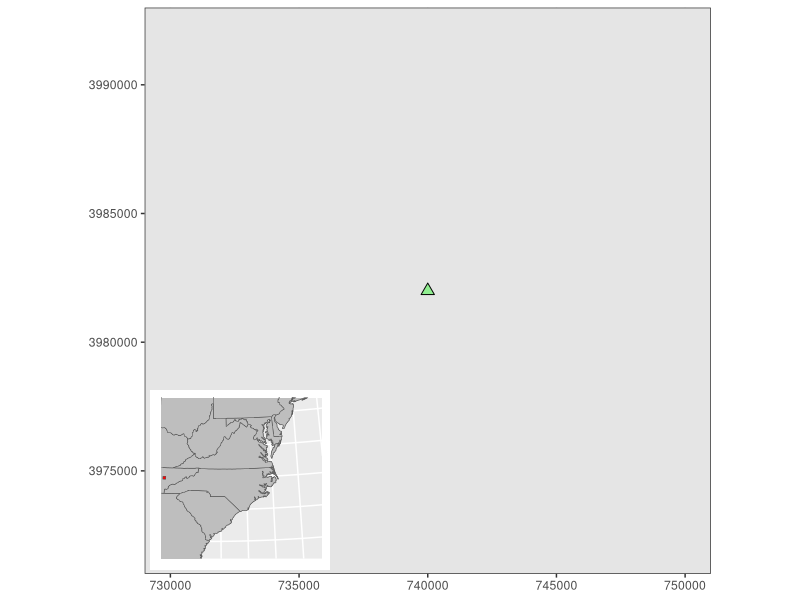
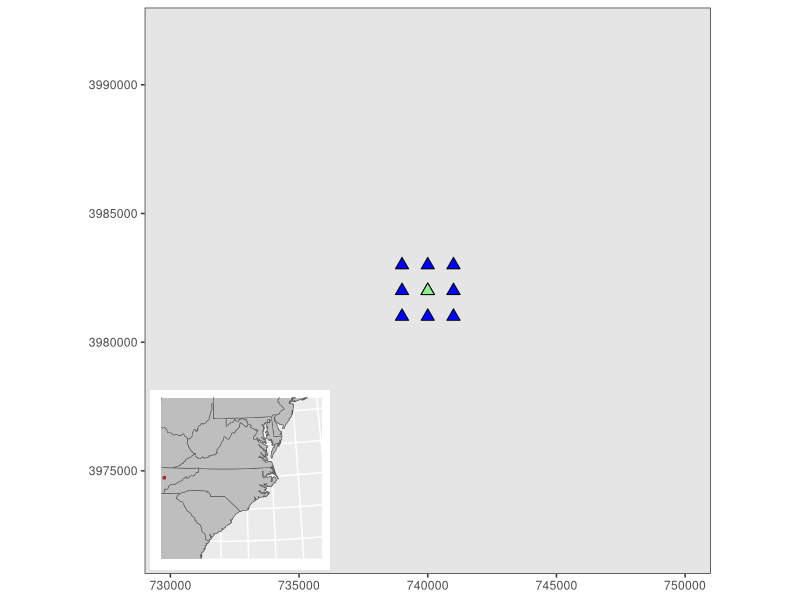

The R source for these figures, in order:
# Title: Get NEON Lidar DEM
# Date: 09/24/2025
# Author: KMD adapted from TRG
# For entering a geographic location and getting the names of the four closest
# NEON tiles, then downloading to this rproject folder

#load packages 
library(sf)
library(tidyverse)
library(rnaturalearth)
library(rnaturalearthdata)
library(maps)
library(cowplot)

# -----------------------------------
# USER-DEFINED VARIABLES
# -----------------------------------

# Define the path to external (not in rproj) data storage 
# (HPCC or whatever your data is located)
root <- "X:/" 

# Site Code and Year
site <- "ORNL" 
year <- "2018"  
siteyear <- paste0(site, "/", year, "/")

# define EPSG code of your spatial data UTM zone (change for new location!)
epsg <- 32616

# what is the approx centroid of where you want data from (in lat/lon)
lon <- -84.33937
lat <- 35.95373

# turn that lat/lon into a sf object for R (with lat/lon epsg)
centroid <- as.data.frame(matrix(data = c(lat, lon), nrow = 1, ncol = 2))
names(centroid) <- c("lat", "lon")

centroid.pt <- st_as_sf(centroid, coords = c("lon", "lat"))

st_crs(centroid.pt) <- 4326

#-------------
# RUN LIST AOP TILES FUNCTION
#-------------
list_AOP_Tiles <- function(coords, input_crs = 4326) {
  # coords: matrix or data.frame with two columns (X, Y), or optionally three 
  # with an ID column
  # input_crs: EPSG code (numeric or character) or proj4 string
  
  if (!is.matrix(coords) && !is.data.frame(coords)) {
    stop("coords must be a matrix or data.frame with two columns (X, Y) or
         optionally three with an ID")
  }
  if (ncol(coords) < 2) {
    stop("coords must have at least two columns")
  }
  
  # Check for ID column
  has_id <- is.data.frame(coords) && "ID" %in% colnames(coords)
  ids <- if (has_id) coords$ID else seq_len(nrow(coords))
  
  # Warn if default input_crs was assumed
  if (identical(input_crs, 4326) && !("input_crs" %in% names(match.call()))) {
    warning(
      "input_crs not specified; assuming EPSG:4326 (WGS84 lon/lat).\n",
      "If your coordinates are in a different CRS, please specify input_crs 
      explicitly.\n",
      "You can obtain the CRS of your spatial data in R using 
      sf::st_crs(your_data)."
    )
  }
  
  if (!requireNamespace("sf", quietly = TRUE)) {
    stop("Package 'sf' required but not installed.")
  }
  
  # Create sf object from X and Y only
  pts_sf <- sf::st_as_sf(
    data.frame(x = coords[,1], y = coords[,2]),
    coords = c("x", "y"),
    crs = input_crs
  )
  
  pts_wgs84 <- sf::st_transform(pts_sf, crs = 4326)
  lonlat <- sf::st_coordinates(pts_wgs84)
  
  results <- vector("list", nrow(coords))
  
  for (i in seq_len(nrow(coords))) {
    lon <- lonlat[i, 1]
    lat <- lonlat[i, 2]
    
    utm_zone <- floor((lon + 180) / 6) + 1
    crs_utm <- if (lat >= 0) 32600 + utm_zone else 32700 + utm_zone
    
    pt_utm <- sf::st_transform(pts_sf[i, ], crs = crs_utm)
    coords_utm <- sf::st_coordinates(pt_utm)
    
    easting <- round(coords_utm[1], -3)
    northing <- round(coords_utm[2], -3)
    
    results[[i]] <- data.frame(
      ID = ids[i],
      easting = coords_utm[1],
      northing = coords_utm[2],
      tile_easting = easting,
      tile_northing = northing,
      EPSG = crs_utm
    )
  }
  
  result_df <- do.call(rbind, results)
  rownames(result_df) <- NULL
  return(result_df)
}


#-------------
# STEP 2: generate UTM coordinates, ESPG code, and NEON tile coordinates
#-------------

# project data into target UTM Zone 
centroid.rpj <- st_transform(centroid.pt, crs = epsg)

# plot to take a look (would be nice to make a better map here...)
plot(centroid.rpj)

raw_coords_df <- as.data.frame(st_coordinates(centroid.rpj))

# call the function to list the UTM coordinates and coordinates of all the tiles 
UTM_coords_df <- list_AOP_Tiles(raw_coords_df, input_crs = epsg) 

#---------------
# Step 3: get tiles
#---------------

# Set buffer to determine how many adjoining tiles to add around the sampled
# points
# buffer = 0 fills gaps in the input data but doesn't add a buffer
buffer = 1 # in kilometers

# create a data frame of unique tile eastings and northings 
easting <- UTM_coords_df$tile_easting

northing <- UTM_coords_df$tile_northing

tile_coords <- as.data.frame(unique(cbind(easting,northing)))

# Convert the data frame to an sf object
tile_points <- st_as_sf(tile_coords, 
                        coords = c("easting", "northing"), 
                        crs = epsg) 

#-------
# Step 4: plot your points!
#-------

# load basemap 
#world <- ne_countries(scale = "large", returnclass = "sf")
states <- st_as_sf(map("state", plot = FALSE, fill = TRUE, crs = epsg))

# Reproject basemaps into UTM
#world_utm  <- st_transform(world, epsg)
states_utm <- st_transform(states, epsg)

# specify the tile map bounding box coordinates 
eastmax <- max(tile_coords$easting) + 10000
eastmin <- min(tile_coords$easting) - 10000
northmax <- max(tile_coords$northing) + 10000
northmin <- min(tile_coords$northing) - 10000

# expand bbox limits for inset map
eastrefmax <- eastmax + 500000
eastrefmin <- eastmin - 500000
northrefmax <- northmax + 500000
northrefmin <- northmin - 500000

# create polygon of the bbox for inset map
bbox <- as.data.frame(cbind(c(eastmax, eastmin), c(northmax, northmin))) %>% 
  st_as_sf(coords = c("V1", "V2"), crs = epsg) %>% 
  st_bbox() %>%
  st_as_sfc

# create inset map
inset <- ggplot(data = states_utm) +
  geom_sf(fill = "lightblue") +
  geom_sf(data = states_utm, fill = "grey")+
  geom_sf(data = bbox, fill = "red")+
  coord_sf(xlim = c(eastrefmin, eastrefmax), ylim = c(northrefmin, northrefmax), crs = 32617) +
  theme(axis.text.x = element_blank(),
        axis.ticks.x = element_blank(),
        axis.text.y = element_blank(),
        axis.ticks.y = element_blank())

# create map of tiles 
tiles_map <- ggplot(data = states_utm) +
  geom_sf() +
  geom_sf(data = states_utm, fill = NA)+
  geom_sf(data = tile_points, size = 3, shape = 24, fill = "lightgreen")+
  coord_sf(xlim = c(eastmin, eastmax), ylim = c(northmin, northmax), crs = epsg, datum = epsg) +
  theme_bw()

# combine inset and tile maps together and plot 
ggdraw(tiles_map) +
  draw_plot(inset, width = 0.3, height = 0.3, x = 0.15, y = 0.05)

#------
# Step 3 (Optional): Select adjoining tiles 
#------
# run function
adjoin_neon_tiles <- function(coords, kmbuffer = 1) {
  # coords: data.frame with columns "easting" and "northing"
  # kmbuffer: number of km outward to extend in all directions
  
  if(!all(c("easting", "northing") %in% names(coords))) {
    stop("coords must have columns 'easting' and 'northing'")
  }
  
  # Convert buffer to meters
  buf_m <- kmbuffer * 1000
  
  # Find bounding box with buffer
  east_min <- min(coords$easting) - buf_m
  east_max <- max(coords$easting) + buf_m
  north_min <- min(coords$northing) - buf_m
  north_max <- max(coords$northing) + buf_m
  
  # Generate full grid of tiles
  east_seq <- seq(east_min, east_max, by = 1000)
  north_seq <- seq(north_min, north_max, by = 1000)
  
  grid <- expand.grid(easting = east_seq,
                      northing = north_seq)
  
  # Return full set
  return(grid[order(grid$northing, grid$easting), ])
}

# This step is for users who want to download a continuous bounding box 
# of tiles or add a buffer to the tiles. 
# If you are satisfied with the tiles plotted in step 2, proceed to step 4. 

tile_coords_new <- adjoin_neon_tiles(tile_coords, kmbuffer = buffer)

# convert tile coordinates to sf object 
tile_points2 <- st_as_sf(tile_coords_new, 
                         coords = c("easting", "northing"), 
                         crs = epsg) 

# create map of adjoining tiles for verification
tiles_map2 <- ggplot(data = states_utm) +
  geom_sf() +
  geom_sf(data = states_utm, fill = NA)+
  geom_sf(data = tile_points2, size = 3, shape = 24, fill = "blue")+
  geom_sf(data = tile_points, size = 3, shape = 24, fill = "lightgreen")+
  coord_sf(xlim = c(eastmin, eastmax), ylim = c(northmin, northmax), crs = epsg, datum = epsg) +
  theme_bw()

# combine inset and new tile map together and plot 
ggdraw(tiles_map2) +
  draw_plot(inset, width = 0.3, height = 0.3, x = 0.15, y = 0.05)

# if you are happy with your final coordinates, overwrite so you can save below
tile_coords <- tile_coords_new
